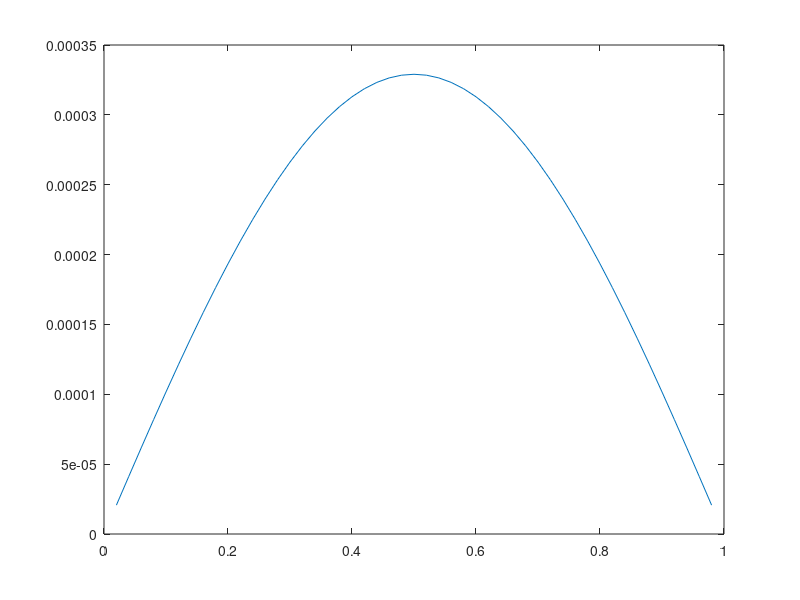

Reproduce this figure in MATLAB. (Note: this script raises an error after producing the figure.)
Nh = 49;
h = 1/(Nh+1);
eh = ones(Nh,1);
hmesh = (h:h:1-h)';
A = 1/h^2 * spdiags([-eh 2*eh -eh], -1:1, Nh, Nh); 

f = pi^2 * sin(pi*hmesh);
xstar = A \ f;
plot(hmesh,xstar-sin(pi*hmesh));
pause

x0 = xstar + rand(Nh,1)*1e-4;
x = x0;
maxiter = 100;
err = zeros(maxiter,1);

for k = 1 : maxiter
  x = gssmooth(Nh,h,x0,f,10);
  x0 = x;
  err(k) = norm(x-xstar,2);
  % err(k) = norm(A*x-f,2);
  if( mod(k,1) == 0 )
    k
    clf
    hold on
    % plot(hmesh, x)
    % plot(hmesh, xstar, 'r--');
    plot( x - xstar )
    hold off
    pause
  end
end

semilogy(1:maxiter, err);

